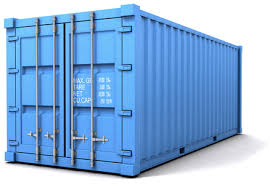
//> input picture pictures/100.jpg, 270 x 187 px
$ ./re_homo   (built with g++ and OpenCV 4)
//> lines starting //> are read from the running program, lines starting //| are printed output that depends on the picture

#include <opencv2/opencv.hpp>

using namespace cv;
using namespace std;

struct userdata{
    Mat im;
    vector<Point2f> points;
};


void mouseHandler(int event, int x, int y, int flags, void* data_ptr)
{
    if  ( event == EVENT_LBUTTONDOWN )
    {
        userdata *data = ((userdata *) data_ptr);
        circle(data->im, Point(x,y),3,Scalar(0,255,255), 5, CV_AA);
        imshow("Image", data->im);
        if (data->points.size() < 4)
        {
            data->points.push_back(Point2f(x,y));
        }
    }

}


int main( int argc, char** argv)
{

    Mat im_dst = imread("../pictures/100.jpg");
//> im_dst is the input picture: 187 rows x 270 cols, CV_8UC3; mean B, G, R 220.6, 178.8, 140.3


    // Set data for mouse handler
    Mat im_temp = im_dst.clone();
    userdata data;
    data.im = im_temp;


    //show the image
    imshow("Image", im_temp);

    cout << "Click on four corners of a billboard and then press ENTER" << endl;
    //set the callback function for any mouse event
    setMouseCallback("Image", mouseHandler, &data);
    std::cout<<"selected a range"<<endl;
    waitKey(0);
//> the left mouse button is pressed and released at (67, 46)
//> the left mouse button is pressed and released at (202, 46)
//> the left mouse button is pressed and released at (202, 140)
//> the left mouse button is pressed and released at (67, 140)
//> in mouseHandler (call 7), `circle(data->im, Point(x,y),3,Scalar(0,255,255), 5, CV_AA);`:
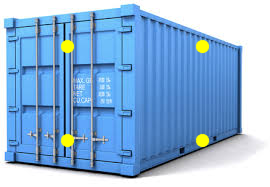
//> data->im: 187 rows x 270 cols, CV_8UC3; mean B, G, R 218.6, 180.1, 142.2

    int out_image_width=(data.points[1].x-data.points[0].x) < (data.points[2].x-data.points[3].x) ?
            (data.points[2].x-data.points[3].x):(data.points[1].x-data.points[0].x);
    int out_image_height=(data.points[3].y-data.points[0].y) < (data.points[2].y-data.points[1].y) ?
                         (data.points[2].y-data.points[1].y):(data.points[3].y-data.points[0].y);

    cout<<"out image width: "<<out_image_width<<endl;
    cout<<"out image height: "<<out_image_height<<endl;
    Mat aa(out_image_width,out_image_height,CV_8UC3);
//    Mat M(2,2, CV_8UC3, Scalar(0,0,255));
    Size size = aa.size();

    // Create a vector of points.
    vector<Point2f> pts_src;
    pts_src.push_back(Point2f(0,0));
    pts_src.push_back(Point2f(size.width - 1, 0));
    pts_src.push_back(Point2f(size.width - 1, size.height -1));
    pts_src.push_back(Point2f(0, size.height - 1 ));

    Mat Homography = findHomography(data.points,pts_src);
//      Mat Homography = findHomography(data.points,pts_src);

    //用H对原图做变换
    warpPerspective(im_dst,aa,Homography,aa.size());
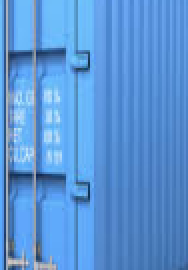
//> aa: 135 rows x 94 cols, CV_8UC3 (shown 2 times larger); mean B, G, R 214.2, 148.7, 90.3

    imshow("change Image", aa);
    waitKey(0);
    imwrite("../pictures/102.jpg",aa);

    return 0;
}

$ run again, with pictures/1.jpg copied over pictures/100.jpg
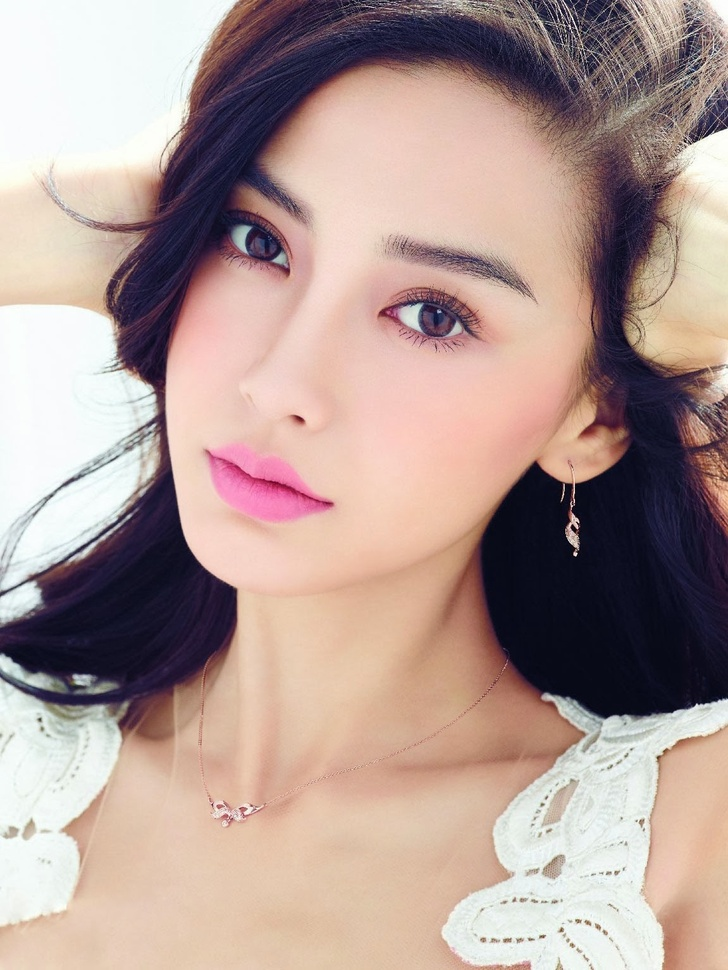
//> input picture pictures/1.jpg, 728 x 970 px, shrunk from 1151 x 1534 before the run
//> im_dst is the input picture: 970 rows x 728 cols, CV_8UC3; mean B, G, R 149, 155, 177
//> `warpPerspective(im_dst,aa,Homography,aa.size());`:
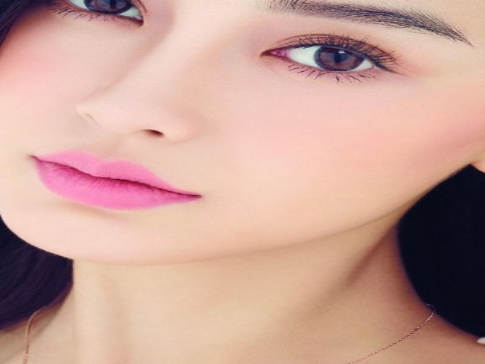
//> aa: 364 rows x 485 cols, CV_8UC3; mean B, G, R 151.2, 161.9, 201.3
